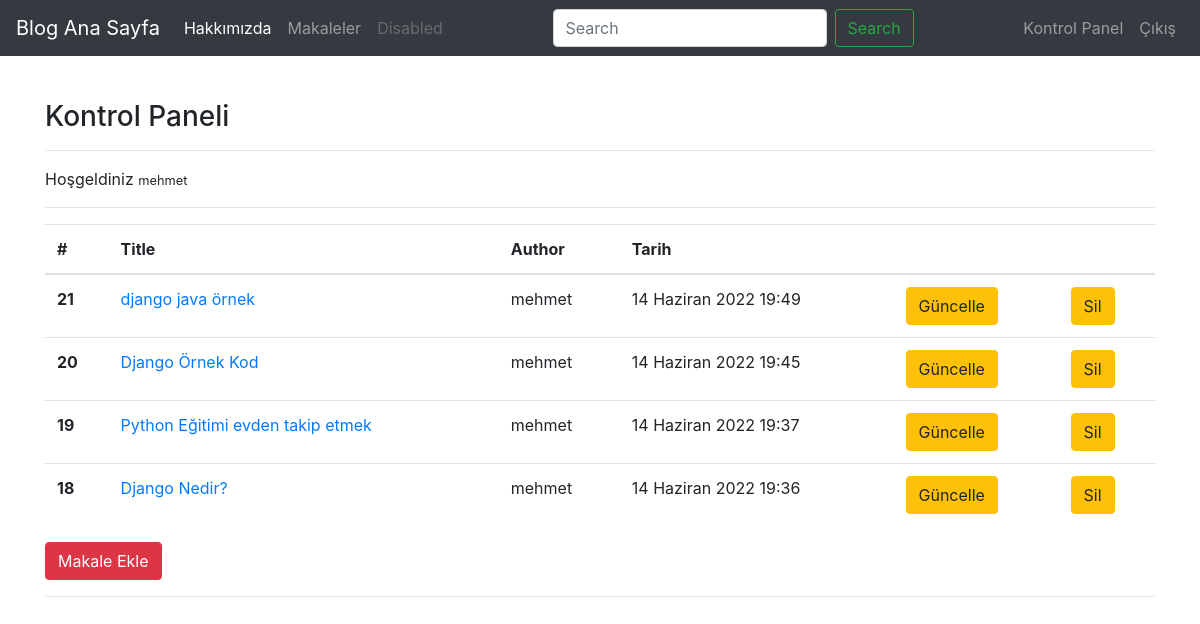
The app's page / (signed in) with its own data.
### article/models.py (models this page shows, shortened)
class Article(models.Model):
    author = models.ForeignKey("auth.User", on_delete=models.CASCADE,verbose_name="Yazar")
    title = models.CharField(max_length=50,verbose_name="Başlık")
    content = RichTextField()
    created_date = models.DateTimeField(auto_now_add=True,verbose_name="Oluşturma Tarihi")
    article_image=models.FileField(blank=True,null=True,verbose_name="Makaleye fotoğraf ekleyin")
    class Meta:
        ordering = ['-created_date']

### article/views.py (the view)
# urls.py: path('', views.index,name="index"),
def index(request):
    if request.user.is_authenticated:
        articles = Article.objects.filter(author=request.user)
        context={"articles":articles}
        return render(request,"dashboard.html",context)
    else:
        return render(request,"index.html")

### templates/dashboard.html
{% extends "layout.html" %}
{% block body %}
<h3>Kontrol Paneli</h3>
<hr>
<p> Hoşgeldiniz <small>{{request.user.username}}</small></p>
<hr>
{% if articles %}
<table class="table table-hover">
    <thead>
      <tr>
        <th scope="col">#</th>
        <th scope="col">Title</th>
        <th scope="col">Author</th>
        <th scope="col">Tarih</th>
        <th scope="col"></th>
        <th scope="col"></th>
      </tr>
    </thead>
    <tbody>
        {% for article in articles %}
            <tr>
            <th scope="row">{{ article.id }}</th>
            <td><a href="/articles/article/{{ article.id }}">{{ article.title }}</a></td>
            <td>{{ article.author }}</td>
            <td>{{ article.created_date }}</td>
            <td><a href="/articles/edit/{{ article.id }}" class="btn btn-warning">Güncelle</a></td>
            <td><a href="/articles/delete/{{ article.id }}" class="btn btn-warning">Sil</a></td>
            </tr>
        {% endfor %}
    </tbody>
  </table>
{% else %}
    <div class="alert alert-danger">Henüz makaleniz yok</div>
{% endif %}
<a href="/articles/addarticle" class="btn btn-danger">Makale Ekle</a>
<hr>
{% endblock %}

### records on screen
Article: id "21", title "django java örnek", author "mehmet", created_date "14 Haziran 2022 19:49"
Article: id "20", title "Django Örnek Kod", author "mehmet", created_date "14 Haziran 2022 19:45"
Article: id "19", title "Python Eğitimi evden takip etmek", author "mehmet", created_date "14 Haziran 2022 19:37"
Article: id "18", title "Django Nedir?", author "mehmet", created_date "14 Haziran 2022 19:36"

### other values on screen
{{ request.user.username }} "mehmet"
